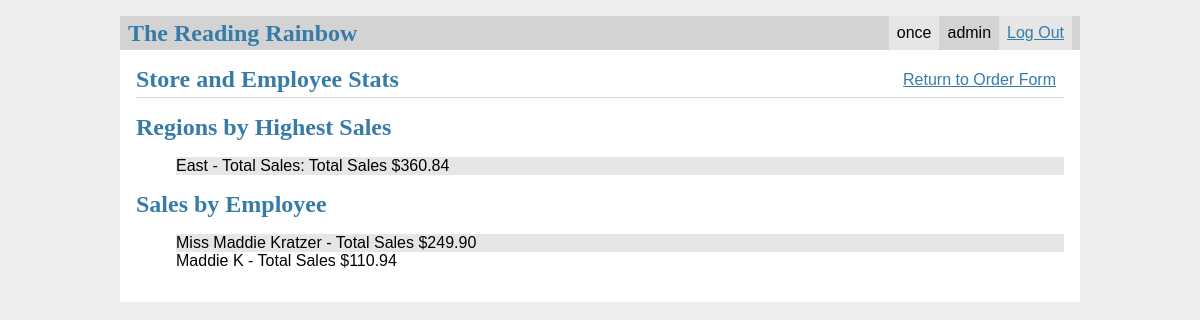
/workstats (signed in), run on the app's committed database.
### tables this page shows
CREATE TABLE user (
  id INTEGER PRIMARY KEY AUTOINCREMENT,
  username TEXT UNIQUE NOT NULL,
  password TEXT NOT NULL,
  role  TEXT NOT NULL,
  infodone TEXT NOT NULL
);

CREATE TABLE Region (
    regionID INT PRIMARY KEY,
    regionName VARCHAR(255),
    regionManager VARCHAR(255) -- Foreign key referencing Salespersons table
);

CREATE TABLE Salespersons (
    employeeID INT PRIMARY KEY,
    name VARCHAR(255),
    address VARCHAR(255),
    email VARCHAR(255),
    jobTitle VARCHAR(255),
    storeAssigned VARCHAR(255), -- Foreign key referencing Store table
    salary DECIMAL(12,2),
    foreign key (employeeID) references user(userID)
    on delete cascade,
    foreign key (storeAssigned) references store(storeID)
    on delete set null
);

### flaskr/store.py (the view)
@bp.route('/workstats', methods=['GET','POST'])
def workstats():
    db = get_db()
    transactionList = {}
    transactions = db.execute('SELECT * from Transactions Join Salespersons on salespersons.employeeID = Transactions.employeeID').fetchall()
    for item in transactions:
        if item['quantity'] > 0:
            transactionList[item['ordernumber']] =(item['name'],item['customerID'],item['productID'],item['storeAssigned'])
    print(session.get('user_id'))
    print(transactionList)
    regionSalesList = {}
    regionSales = db.execute('SELECT Region.regionName, SUM(price * quantity) AS totalSales FROM SalesPersons JOIN Transactions ON Transactions.employeeID = salespersons.employeeID JOIN Store ON Salespersons.storeAssigned = store.storeID JOIN region on store.regionID = region.regionID GROUP BY Region.regionID;').fetchall()
    for region in regionSales:
        regionSalesList[region['regionName']] = region['totalSales']
    print(regionSalesList)
    employeeSalesList = {}
    employeeSales = db.execute('SELECT salespersons.name as name, SUM(price * quantity) AS totalSales From SalesPersons Join Transactions on Transactions.employeeID = Salespersons.employeeID Group BY salespersons.employeeID ORDER BY totalSales DESC').fetchall()
    for employee in employeeSales:
        employeeSalesList[employee['name']] = employee['totalSales']
    print(employeeSalesList)
    return render_template('store/stats2.html', regionSalesList = regionSalesList, employeeSalesList = employeeSalesList)

### flaskr/auth.py (called while the page is built)
@bp.before_app_request
def load_logged_in_user():
    user_id = session.get('user_id')
    if user_id is None:
        g.user = None
    else:
        g.user = get_db().execute(
            'SELECT * FROM user WHERE id = ?', (user_id,)
        ).fetchone()

### flaskr/db.py (called while the page is built)
def get_db():
    if 'db' not in g:
        g.db = sqlite3.connect(
            current_app.config['DATABASE'],
            detect_types=sqlite3.PARSE_DECLTYPES
        )
        g.db.row_factory = sqlite3.Row
    return g.db

### flaskr/templates/store/stats2.html
{% extends 'base.html' %}
{% block header %}
  <h1>{% block title %}Store and Employee Stats{% endblock %}</h1>
    <a class="action" href="{{ url_for('store.salesview') }}">Return to Order Form</a>
{% endblock %}
{% block content %}
<h1> Regions by Highest Sales </h1>
<ul>
{% for region in regionSalesList %}
<li>
    <div>
    <span >{{ region}} - </span>
    Total Sales:
    {%if regionSalesList[region]== 0%}
    <span>Total Sales ${{regionSalesList[region]|int}}</span>
   {%else%}
   <span>Total Sales ${{regionSalesList[region]|round(2, 'floor')}}</span>
   {% endif%}
    </div>
</li>
{% endfor %}
</ul>
<h1> Sales by Employee </h1>
<ul>
{% for employee in employeeSalesList %}
<li>
    <div>
    <span >{{employee}} - </span>
    {%if employeeSalesList[region]== 0%}
    <span>Total Sales ${{employeeSalesList[employee]|int}}</span>
   {%else%}
   <span>Total Sales ${{ "%0.2f" | format(employeeSalesList[employee] | float) }}</span>
   {% endif%}
    </div>
</li>
{% endfor %}
</ul>
{% endblock %}

### flaskr/templates/base.html (shortened to what this page needs)
<!doctype html>
<link rel="stylesheet" href="{{ url_for('static', filename='style.css') }}">
<nav>
  <h1>The Reading Rainbow</h1>
  <ul>
    {% if g.user %}
      <li><span>{{ g.user['username'] }}</span>
        <li><span>{{ g.user['role'] }}</span>
      <li><a href="{{ url_for('auth.logout') }}">Log Out</a>
    {% else %}
      <li><a href="{{ url_for('auth.register') }}">Register</a>
      <li><a href="{{ url_for('auth.login') }}">Log In</a>
    {% endif %}
  </ul>
</nav>
<section class="content">
  <header>
    {% block header %}{% endblock %}
  </header>
  {% block content %}{% endblock %}
</section>

### flaskr/static/style.css (style rules this page uses)
h1 { font-family: serif; color: #377ba8; margin: 1rem 0; }
a { color: #377ba8; }
nav { background: lightgray; display: flex; align-items: center; padding: 0 0.5rem; }
nav h1 { flex: auto; margin: 0; }
nav ul { display: flex; list-style: none; margin: 0; padding: 0; }
nav ul li a, nav ul li span, header .action { display: block; padding: 0.5rem; }
.content { padding: 0 1rem 1rem; }
.content > header { border-bottom: 1px solid lightgray; display: flex; align-items: flex-end; }
.content > header h1 { flex: auto; margin: 1rem 0 0.25rem 0; }
.content:last-child { margin-bottom: 0; }
li:nth-child(odd) { background: #e6e6e6 ; }
ul { display: block; list-style-type: none; margin-top: 1em; margin-bottom: 1 em; margin-left: 0; margin-right: 0; padding-left: 40px; nth-child(odd); }

### data on the page
user: user.username "once", user.role "admin"
Region: regionName "East", regionName "360.84"
Salespersons: name "Miss Maddie Kratzer", name "249.90"
Salespersons: name "Maddie K", name "110.94"
